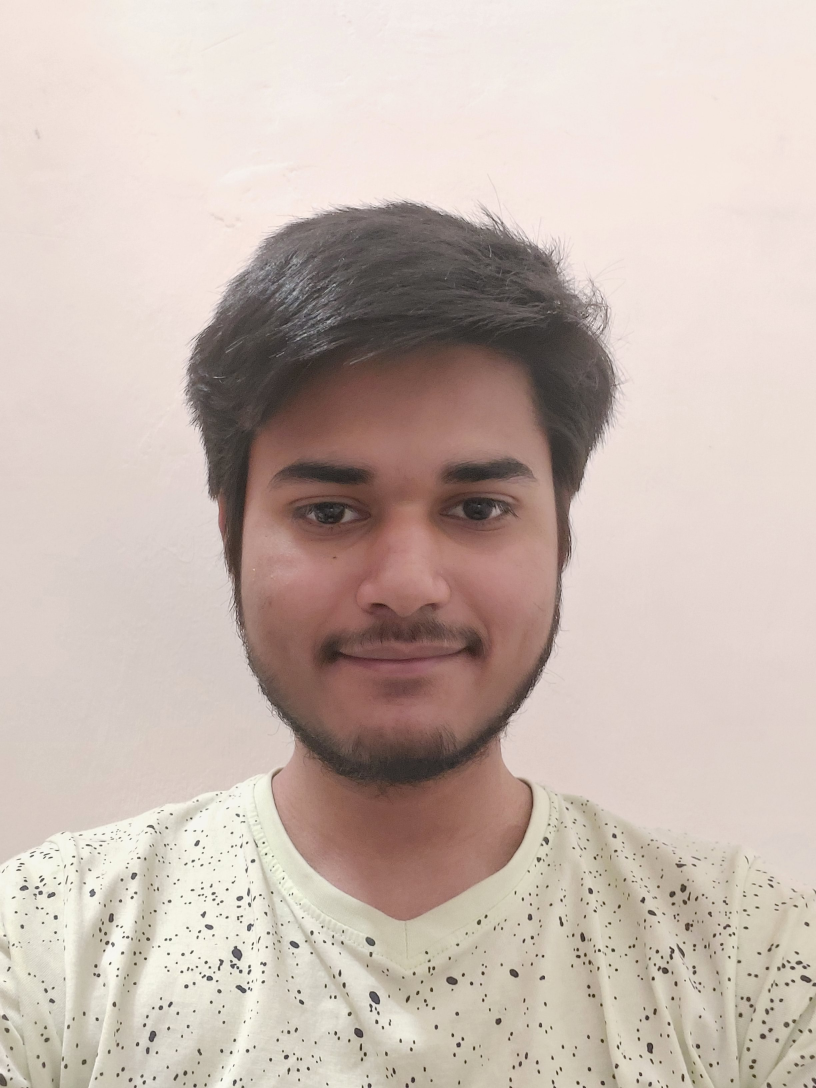
#> input picture pic1.jpg, 2448 x 3264 px, found by its file name (shown at 1/3 size)
$ python 3.1.py
#> lines starting #> are read from the running program, lines starting #| are printed output that depends on the picture; after the words box and inside, x2 and y2 are one past the last pixel; in counts of white or black regions, pixels touching at a corner belong together
import numpy as np
import cv2 as cv

original = cv.imread("/home/pranjal/Desktop/pic1.jpg")
#> original is the input picture: shape (3264, 2448, 3); mean B, G, R 177.2, 185.5, 200.6
scale_percent = 30
width = int(original.shape[1] * scale_percent / 100)
#> width = 734
height = int(original.shape[0] * scale_percent / 100)
#> height = 979
dim = (width, height)
#> dim = (734, 979)
original = cv.resize(original, dim, None, fx = 10,fy=10)
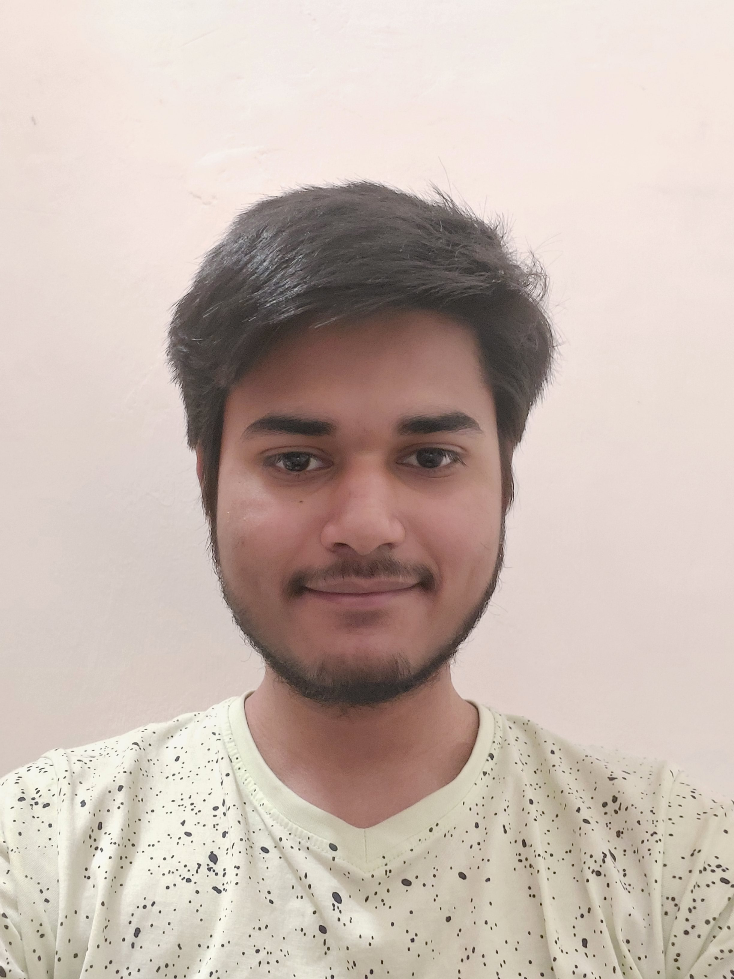
#> original: shape (979, 734, 3); mean B, G, R 177.1, 185.4, 200.5
gray = cv.cvtColor(original, cv.COLOR_BGR2GRAY)
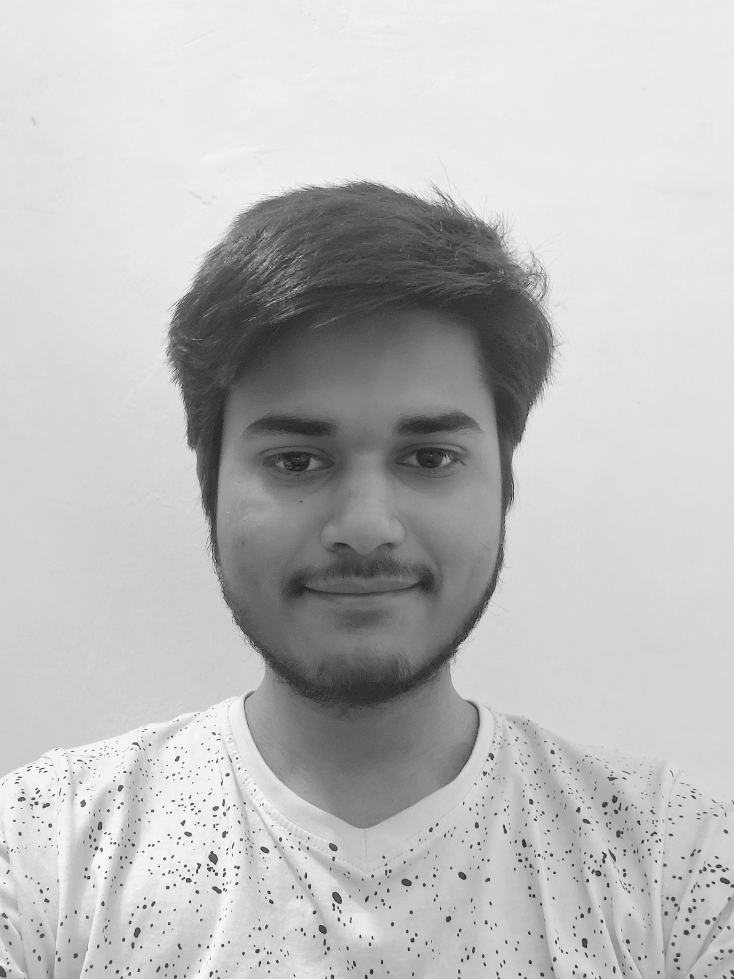
#> gray: shape (979, 734); min 19, max 252, mean 189
sketch = cv.adaptiveThreshold(gray,255, cv.ADAPTIVE_THRESH_GAUSSIAN_C, cv.THRESH_BINARY, 31, 5)
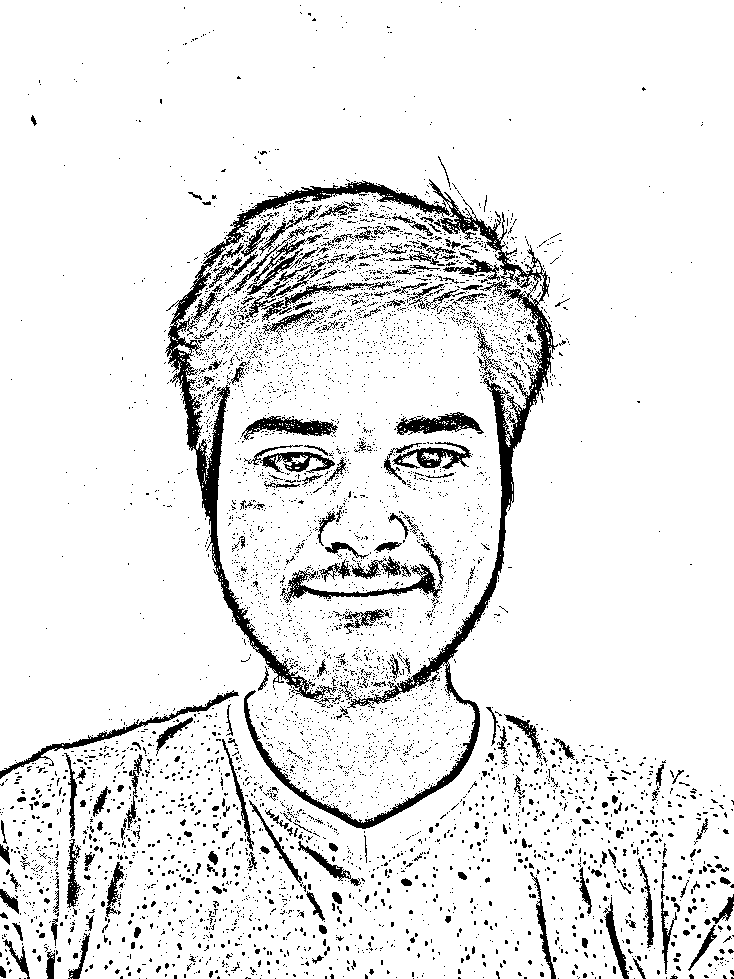
#> sketch: shape (979, 734); 91.1% white; 5510 black regions (5239 under 20 px), largest, box (x1, y1, x2, y2) and area: (165, 179, 558, 829) 18383, (0, 690, 239, 779) 1308, (280, 564, 442, 603) 1300
cv.imshow("Original", original)
cv.imshow("Sketch", sketch)
cv.waitKey(0)
